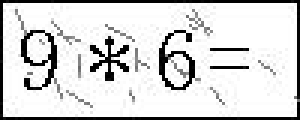
#> input picture home_learn/1.jpg, 100 x 40 px (shown 3 times larger)
$ python '图片识别.py'
#> lines starting #> are read from the running program, lines starting #| are printed output that depends on the picture
from PIL import Image
import pytesseract  # 文字识别的库
import subprocess

image = Image.open('1.jpg')
#> image is the input picture: PIL image 100x40 RGB; min 0, max 255, mean 215.5
image = image.point(lambda x: 0 if x < 220 else 255)  # 低于143为黑色 否则为白色
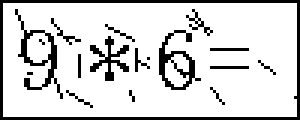
#> image: PIL image 100x40 RGB (shown 3 times larger); 83.6% white; black in thin lines or dots
image.save('123.png')
